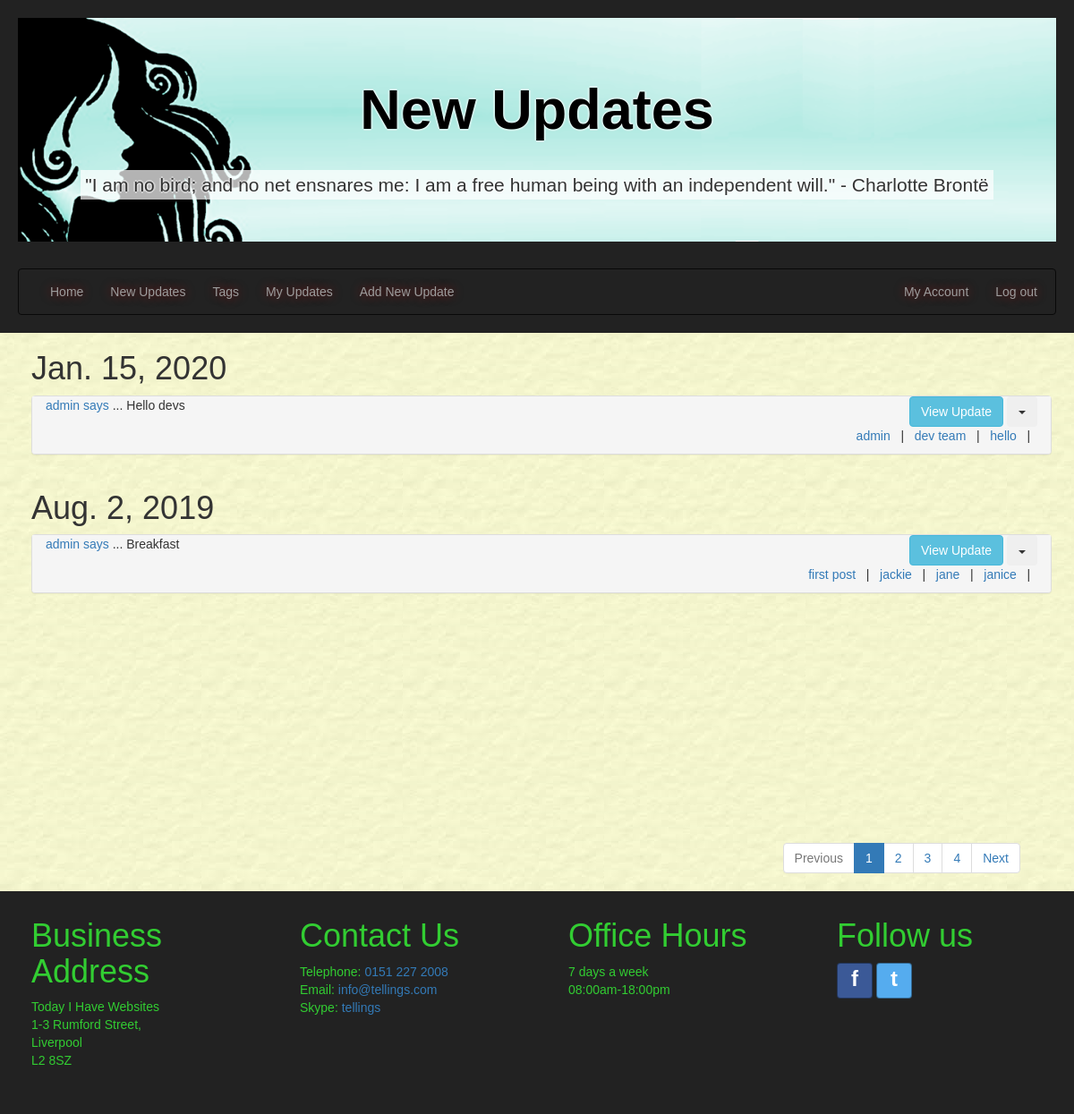
/newupdates/ (signed in), run on an earlier commit of the app's database.
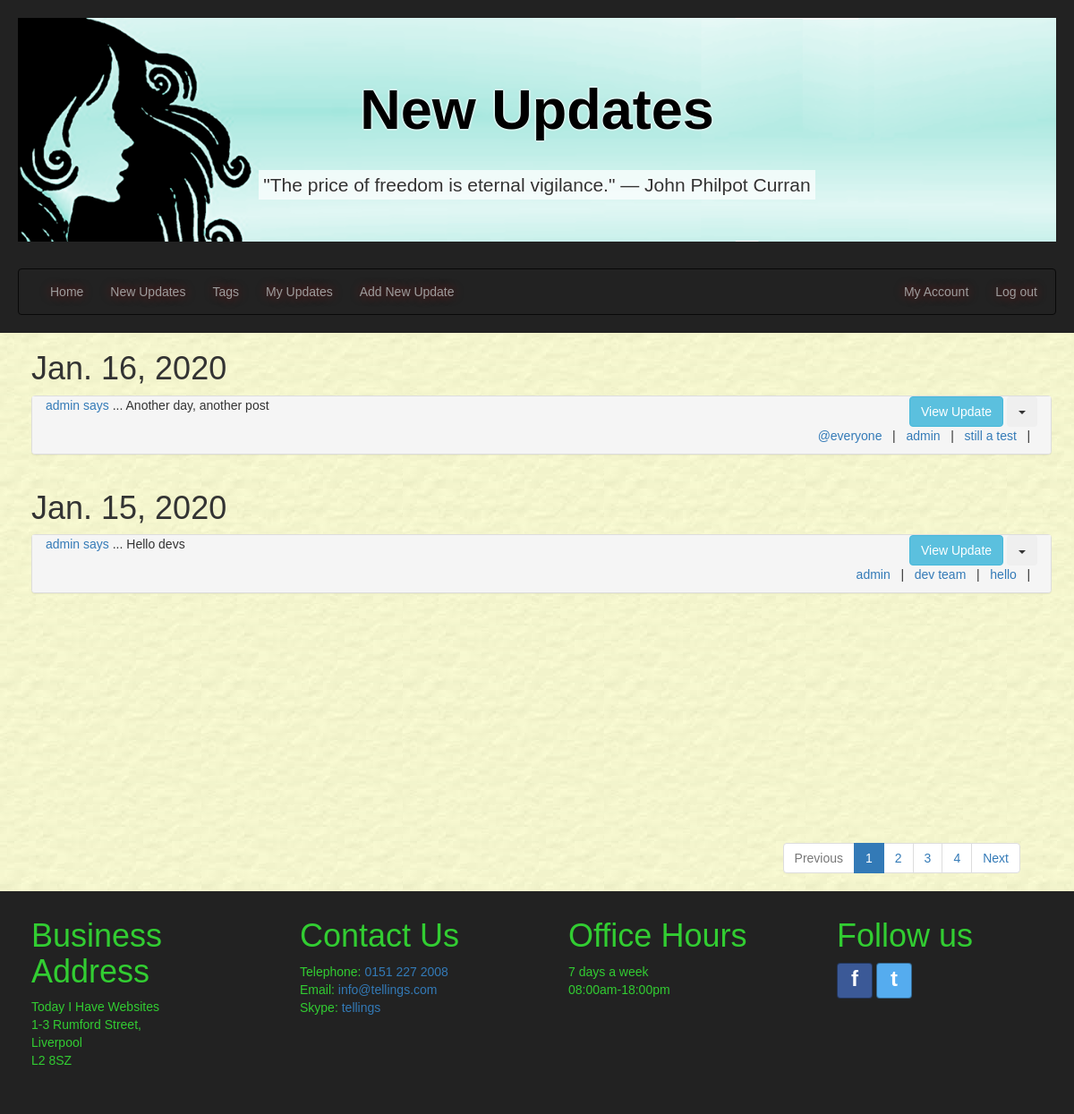
And on a later commit of the database.
### tellings/models.py (models this page shows, shortened)
class UserPost(models.Model):
    postID = models.AutoField(primary_key=True, db_column='postID')
    user = models.ForeignKey(settings.AUTH_USER_MODEL, on_delete=models.CASCADE,
                             db_column='user')
    dateOfPost = models.DateField()
    postTitle = models.CharField(max_length=35, unique=True)
    postText = models.CharField(max_length=255)
    @property
    def post_tags(self):
        tagmaps = Tagmap.objects.filter(postID=self.postID)
        tagList = sorted([tag.tagID.tagName for tag in tagmaps])
        return tagList
    class Meta:
        verbose_name = "UserPost"
        verbose_name_plural = "UserPosts"

class Tag(models.Model):
    tagID = models.AutoField(primary_key=True, db_column='tagID')
    tagName = models.CharField(max_length=15)
    class Meta:
        ordering = ['tagName']
        verbose_name = "Tag"
        verbose_name_plural = "Tags"

### tellings/views.py (the view)
# urls.py: path('newupdates/', NewUpdatesListView.as_view(), name='newupdates'),
class NewUpdatesListView(LoginRequiredMixin, generic.ListView):
    model = UserPost
    template_name = "tellings/newupdates_list.html"
    paginate_by = 2
    http_method_names = ['get', 'post']
    def get_queryset(self):
        tagName_val = False
        username_val = False
        if self.request.method == 'GET':
            if 'tagName' in self.request.GET:
                tagName_val = self.request.GET.get('tagName', False)
            if 'userName' in self.request.GET:
                username_val = self.request.GET.get('userName', False)
                user_id = User.objects.get(username=username_val).id
        if tagName_val:  # get posts for current user filtered by tagname
            tagID = Tag.objects.get(tagName=tagName_val).tagID
            tagmaps = Tagmap.objects.filter(tagID=tagID)
            postList = [tm.postID.postID for tm in tagmaps]
            if username_val:
                new_context = UserPost.objects.filter(postID__in=postList).filter(user=user_id).order_by('-dateOfPost')
            else:
                new_context = UserPost.objects.filter(postID__in=postList).order_by('-dateOfPost')
        elif username_val:
            new_context = UserPost.objects.filter(user=user_id).order_by('-dateOfPost')
        else:            # get all posts
            new_context = UserPost.objects.all().order_by('-dateOfPost')
        return new_context
    def get_context_data(self, **kwargs):
        context = super(NewUpdatesListView, self).get_context_data(**kwargs)
        current_username = self.request.user.username
        quote = get_random_quote()
        if self.request.method == 'GET':
            if 'tagName' in self.request.GET:
                context['tagName'] = self.request.GET.get('tagName', '')
            if 'userName' in self.request.GET:
                context['userName'] = self.request.GET.get('userName', '')
        context['current_username'] = current_username
        context['quote'] = quote
        return context

### tellings/templatetags/my_tags.py (called while the page is built)
@register.simple_tag(takes_context=True)
def param_replace(context, **kwargs):
    d = context['request'].GET.copy()
    for k, v in kwargs.items():
        d[k] = v
    for k in [k for k, v in d.items() if not v]:
        del d[k]
    return d.urlencode()

### tellings/views.py (called while the page is built)
def get_random_quote():
    secure_random = random.SystemRandom()
    random_quote = secure_random.choice(random_quotes)
    return _(random_quote)

### tellings/templates/tellings/newupdates_list.html (shortened to what this page needs)
{% extends 'tellings/base.html' %}
{% block headertitle1 %}New Updates{% endblock headertitle1 %}
{% block content %}
  <div class="container-fluid main-content">
    <div class="container allUserUpdates" id="userUpdates">
        {% if userpost_list %}
        {% regroup userpost_list by dateOfPost as ordered_post_list %}
        {% for mypost in ordered_post_list %}
        <div class="row">
          <h1>{{ mypost.grouper }}</h1>
          <div class="panel-group">
            {% for item in mypost.list %}
              <div class="panel panel-default" id="panel_post_{{ item.postID }}">
                <div>
                  <div class="col-sm-8 panel-postTitle">
                    <p><a href="{% url 'tellings:newupdates' %}?userName={{ item.user }}" name="{{ item.user }}">
                       {{ item.user }} says</a> ... {{ item.postTitle }}</p>
                  </div>
                  <div class="col-sm-4 align-panel-text-right">
                    <button class="btn btn-info collapse_btn" data-toggle="collapse" data-target="#collapse{{ item.postID }}">View Update</button>
                    {% if current_username %}
                      {% if item.user.username == current_username %}
                        <div class="btn-group">
                            <button type="button" class="btn dropdown-toggle" data-toggle="dropdown" aria-haspopup="true" aria-expanded="false">
                              <span class = "caret"></span>
                            </button>
                        </div>
                      {% endif %}
                    {% endif %}
                  </div>
                </div>
                <div class="panel-footer align-panel-text-right">
                  {% for tag in item.post_tags %}
                    <a href="{% url 'tellings:newupdates' %}?tagName={{ tag }}" name="{{ tag }}">{{ tag }}</a>
                    &nbsp;&nbsp;|&nbsp;&nbsp;
                  {% endfor %}
                </div>
              </div>
            {% endfor %}
          </div>
        </div>
        {% endfor %}
        {% else %}
        <div class="row"></div>
          <p>No results found.</p>
        </div>
        {% endif %}
    </div>
  </div>
{% endblock %}

What changed in the data, as far as the page shows it:
no longer on this page (row unchanged): UserPost: grouper "Aug. 2, 2019", user "admin", postTitle "Breakfast"
no longer on this page (row unchanged): Tag: post_tags "first post"
no longer on this page (row unchanged): Tag: post_tags "jackie"
no longer on this page (row unchanged): Tag: post_tags "jane"
no longer on this page (row unchanged): Tag: post_tags "janice"
added UserPost: grouper "Jan. 16, 2020", user "admin", postTitle "Another day, another post", post_tags "admin"
added Tag: post_tags "@everyone"
added Tag: post_tags "still a test"
Also different on the page:
{{ quote }}: "\"I am no bird; and no net ensnares me: I am a free human being with an independent will.\" - Charlotte Brontë" → "\"The price of freedom is eternal vigilance.\" ― John Philpot Curran"
